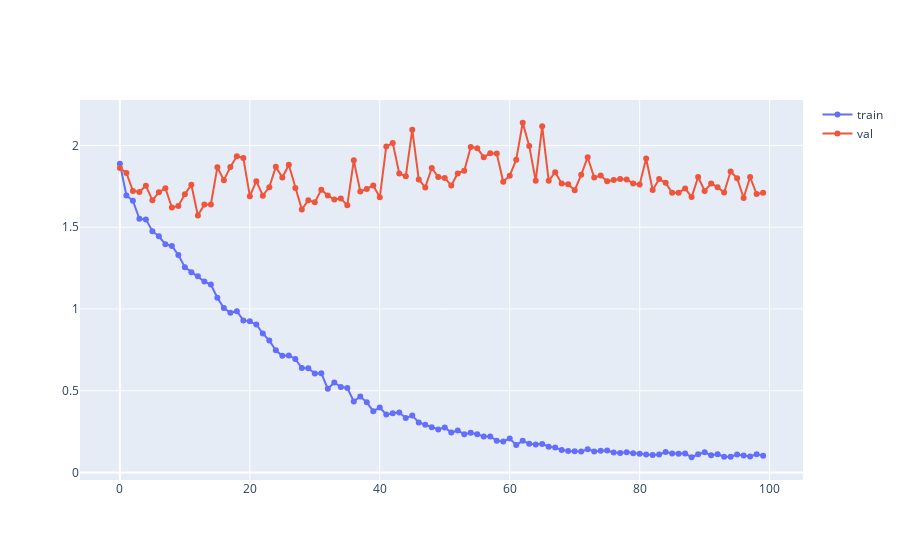

Source (notebook cell):
### Code cell
figure = go.Figure(
    data=[
        go.Scatter(
            y=train_lossess,
            mode="lines+markers",
            name="train",
        ),
        go.Scatter(
            y=val_lossess,
            mode="lines+markers",
            name="val",
        ),
    ]
)
figure.show()
